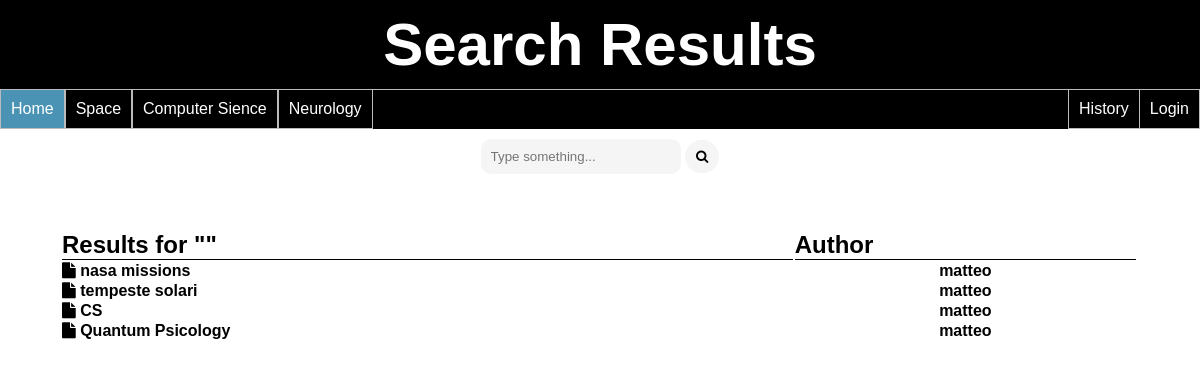
Screenshot of /pages/search.php with the database file from the repository.
### tables this page shows
CREATE TABLE `documents` (
  `ID` int(11) NOT NULL,
  `tag` enum('space','it','neuroscience') DEFAULT NULL,
  `title` varchar(100) NOT NULL,
  `username` varchar(100) NOT NULL,
  `path` varchar(100) NOT NULL,
  `file_name` varchar(120) NOT NULL,
  `content` varchar(5000) NOT NULL
);

### DataBase/DB.php (called while the page is built, shortened)
<?php
class DB {
    private $servername = "localhost";
    private $username = "root";
    private $password = "";
    private $dbname = "CommunityDatabase";
    private $conn;
    public function __construct() {
        $this->conn = new mysqli($this->servername, $this->username, $this->password, $this->dbname);
    }
    public function preparedQuery($sql, $params, $types) {
        $stmt = $this->conn->prepare($sql);
        $stmt->bind_param($types, ...$params);
        $stmt->execute();
        return $stmt->get_result();
    }
}
?>

### pages/search.php (the view, shortened to what this page needs)
<!DOCTYPE html>
<html>
    <head>
        <link rel="stylesheet" href="../Styles/styleSpace.css">
        <link rel="stylesheet" href="https://cdnjs.cloudflare.com/ajax/libs/font-awesome/4.7.0/css/font-awesome.min.css">
        <link href='https://unpkg.com/css.gg@2.0.0/icons/css/log-out.css' rel='stylesheet'>
        <?php
            if(!isset($_COOKIE['username'])) {
                $showButton = "";
                $showLable = true;
            }
            else
            {
                $username = $_COOKIE['username'];
                $showButton = '<button type="submit" name ="delete" id ="deletebutton" > <i class="fa fa-trash"></i></button>';
                $showButtonPlus = '<button class="iconBtn" onclick="openForm()"><i class="fa fa-plus"></i></button>';
                $showLable = false;
                $showLogout = true;
            }
        ?>
        </head>
        <header class="header">
            <div style="background-color: black;"><h1 class="title"><b>Search Results</b></h1></div>
                <ul>
                    <li><a class="home" href="../index.php">Home</a></li>
                    <li><a href="space.php">Space</a></li>
                    <li><a href="IT.php">Computer Sience</a></li>
                    <li><a href="neuro.php">Neurology</a></li>
                    <li style="float:right; display: <?php echo $showLable ? 'block' : 'none'; ?>; "><a href="login.php">Login</a></li>
                    <li style="float:right;"><a href="history.php">History</a></li>
                </ul>
                <div class="box">
                    <form action="search.php" method ="POST">
                        <input type="search" name ="searchBar" placeholder="Type something...">
                        <button class ="buttonSearch" type="submit">
                            <i class="fa fa-search"></i>
                        </button>
                    </form>
                </div>
        </header>
    <body>
    <div class="divCards" style ="text-align:left; align-items: left; justify-content:center;margin-top:50px;">
    <table class="tableView">
    <tr>
        <th style="text-align:left; border-bottom:1px solid black;"><h2><b>Results for "<?php echo $_POST['searchBar']; ?>"</b></h2></th>
        <th style="border-bottom:1px solid black;"><h2><b>Author</b></h2></th>
    </tr>
        <?php
            require_once('../DataBase/DB.php');
            $term = $_POST['searchBar'];
            $DB = new DB();
            $sql= "SELECT id, title, path, username FROM documents WHERE title LIKE ? OR content LIKE ? ";
            $params = ["%$term%", "%$term%"];
            $types = "ss";
            $documents = $DB->preparedQuery($sql, $params, $types);
            if ($documents->num_rows == 0) {
                echo "<tr><td><h2>Nessuna pubblicazione disponibile, premi il tasto + per pubblicare una</h2></td></tr>";
            } else {
                while ($document = $documents->fetch_assoc()) {
                    echo '
                        <tr>
                            <td>
                                <i class="fa fa-file"></i>
                                <a href ="'.$document['path'].'"><b>' . $document['title'] . '</b></a>
                            </td>
                            <td style="text-align:center;">
                                <a href ="'.$document['path'].'"><b>' . $document['username'] . '</b></a>
                            </td>
                            <td style="text-align:center">
                                <form action="deleteEdit.php" method ="POST">
                                <input type="hidden" name="nameFile" value="'.basename(__FILE__).'">
                                    <input type="hidden" name="index" value="'.$document['id'].'">
                                    '.($username == $document['username'] ? $showButton : '').'
                                </form>
                            </td>
                        </tr>';
                }
            }
        ?>
        </table>
        </div>
    </body>
</html>

### Styles/styleSpace.css (style rules this page uses)
* { margin: 0; padding: 0; font-family: Arial, Helvetica, sans-serif; }
h1 { font-size: 2em; justify-content:center; text-align:center; color: #fff; text-align: center; }
a { text-decoration: none; color:black; }
ul { list-style-type: none; margin: 0; padding: 0; overflow: hidden; background-color: #000000; border-top:1px solid #bbb; }
li { float: left; border-left:1px solid #bbb; border-right:1px solid #bbb; border-bottom:1px solid #bbb; }
li:last-child { border-right: none; }
li a { display: block; color: white; text-align: center; padding: 10px 10px; text-decoration: none; }
.home { background-color: #4a93b4; }
.title { text-align:center; justify-content:center; padding-top:10px; padding-bottom:10px; font-size:60px; }
.divCards { display:flex; text-align:left; align-items: left; }
.tableView { border:none; border-radius:2px; width:90%; }
body { text-align:center; }
.box { height: 30px; cursor:pointer; align-items: center; padding: 10px 20px; background:transparent ; border-radius: 30px; }
.box input { width:200px; height: 35px; border-radius: 10px; background-color: #fff; outline:none; border:none; background-color: whitesmoke; transition: 800ms; padding-left: 10px; padding-right: 10px; }
.buttonSearch { color: black; background-color: whitesmoke; font-weight:bold; padding: 9px 11px; border-radius:20px; text-decoration: none; border:none; cursor:pointer; }

### rows the page displays
documents: title "nasa missions", username "matteo"
documents: title "tempeste solari", username "matteo"
documents: title "CS", username "matteo"
documents: title "Quantum Psicology", username "matteo"
